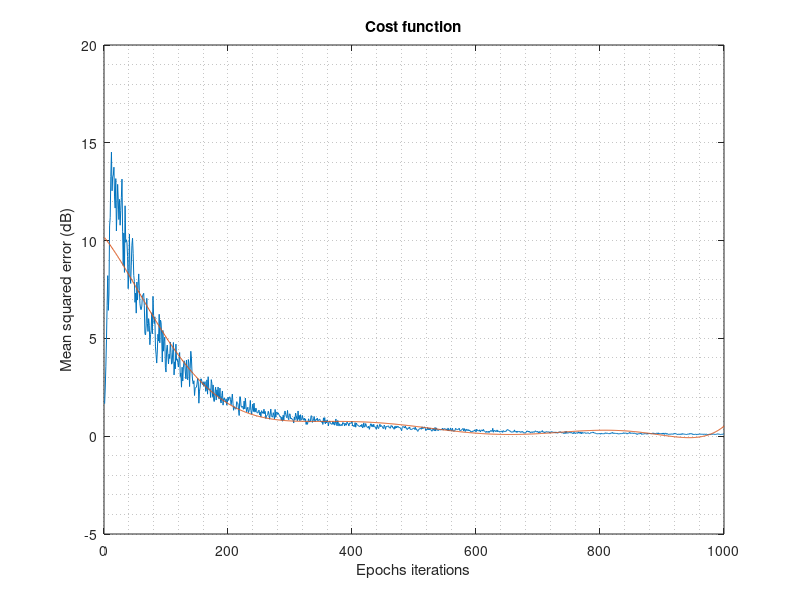

Here is the MATLAB script that generated this plot:
clc; clear all; close all;
h = [0.9 0.3 0.5 -0.1]; SNRr = 30;runs = 100;
eta = 5e-3; order=12;
for run = 1 : runs
U = zeros(1,order); W = randn(1,order);N = 1000;
Bits = 2; data = randi([0 1],1,N);
d = real(pskmod(data,Bits)); r = filter(h,1,d);
x = awgn(r, SNRr);
for n = 1 : N
U(1,2:end) = U(1,1:end-1); U(1,1) = x(n); y = (W)*U';
e = d(n) - y; W = W + eta * e * U ; J(run,n) = e *e';
end
end
MJ = mean(J,1);
figure
plot((MJ))
trendMJ = polyval(polyfit((0:N),[0 (MJ)],7),(1:N));
hold on
plot(trendMJ)
grid minor
xlabel('Epochs iterations');
ylabel('Mean squared error (dB)');
title('Cost function');